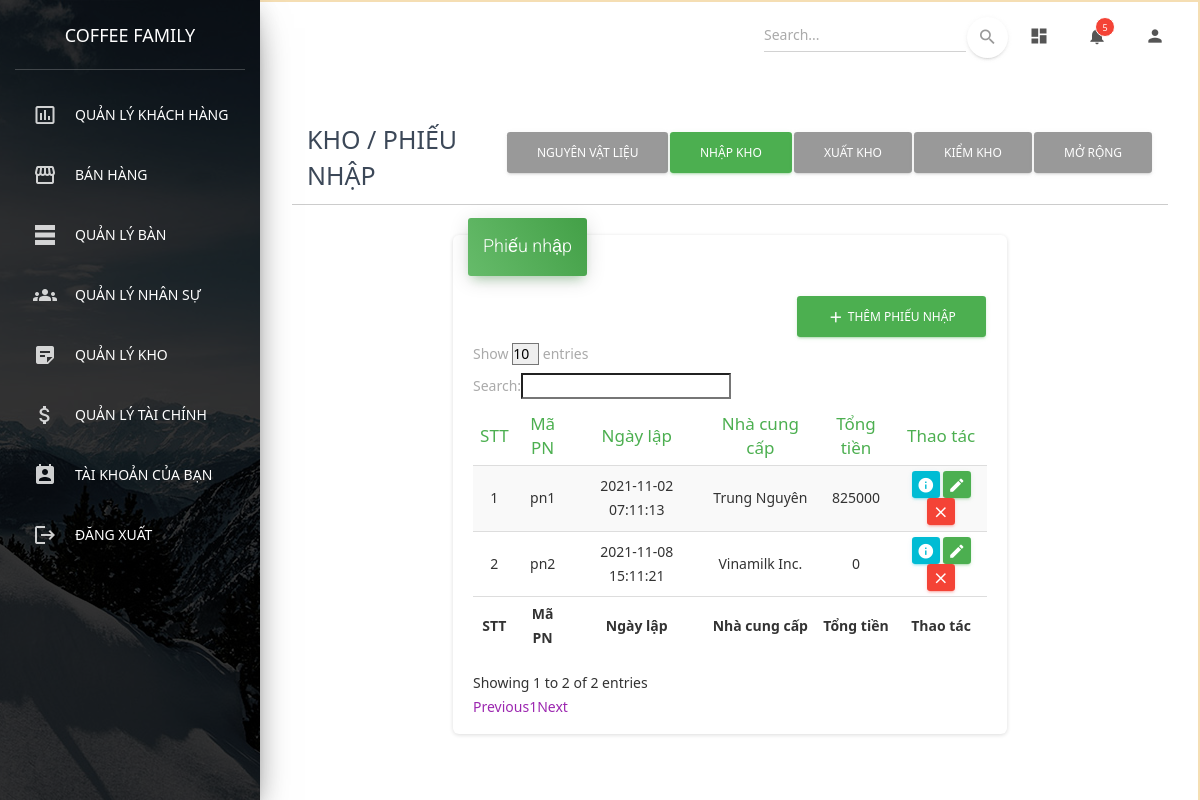
The app's page /admin/index.php?page=werehouse&receipt (signed in) with its own data.
### tables this page shows
CREATE TABLE `phieunhap` (
  `MaPN` varchar(10) NOT NULL,
  `MaNVNhap` varchar(10) NOT NULL,
  `MaNCC` varchar(10) NOT NULL,
  `NgayLap` datetime NOT NULL,
  `TongTien` int(11) NOT NULL,
  `TenNguoiGiao` varchar(100) NOT NULL,
  `TienThanhToan` int(11) NOT NULL,
  `TienNo` int(11) NOT NULL,
  `GhiChu` varchar(200) NOT NULL
);

CREATE TABLE `nhacungcap` (
  `MaNCC` varchar(10) NOT NULL,
  `TenNCC` varchar(50) NOT NULL,
  `SDT` varchar(11) NOT NULL
);

### models/M_PhieuNhap.php (called while the page is built, shortened)
<?php
include 'E_PhieuNhap.php';
class Model_PhieuNhap
{
    public function get_AllPhieuNhap()
    {
        include '../configs/config.php';
        $sql = 'SELECT * FROM phieunhap';
        $result = $conn->query($sql);
        $PhieuNhapList = array();
        if ($result->num_rows > 0) {
            while ($row = $result->fetch_assoc()) {
                $PhieuNhap = new PhieuNhap($row);
                array_push($PhieuNhapList, $PhieuNhap);
            }
            return $PhieuNhapList;
        }
    }
}
?>

### models/E_PhieuNhap.php (called while the page is built, shortened)
<?php
class PhieuNhap
{
    private $MaPN;
    private $MaNCC;
    private $NgayLap;
    private $TongTien;
    public function __construct($row)
    {
        $this->MaPN = $row['MaPN'];
        $this->MaNCC = $row['MaNCC'];
        $this->NgayLap = $row['NgayLap'];
        $this->TongTien = $row['TongTien'];
    }
    function get_MaPN()
    {
        return $this->MaPN;
    }
    function get_MaNCC()
    {
        return $this->MaNCC;
    }
    function get_NgayLap()
    {
        return $this->NgayLap;
    }
    function get_TongTien()
    {
        return $this->TongTien;
    }
}

### models/M_NhaCungCap.php (called while the page is built, shortened)
<?php
include 'E_NhaCungCap.php';
class Model_NhaCungCap
{
    public function get_AllNhaCungCap()
    {
        include '../configs/config.php';
        $sql = 'SELECT * FROM nhacungcap';
        $result = $conn->query($sql);
        $NhaCungCapList = array();
        if ($result->num_rows > 0) {
            while ($row = $result->fetch_assoc()) {
                $NhaCungCap = new NhaCungCap($row);
                array_push($NhaCungCapList, $NhaCungCap);
            }
            return $NhaCungCapList;
        }
    }
}

### models/E_NhaCungCap.php (called while the page is built, shortened)
<?php
class NhaCungCap
{
    private $MaNCC;
    private $TenNCC;
    public function __construct($row)
    {
        $this->MaNCC = $row['MaNCC'];
        $this->TenNCC = $row['TenNCC'];
    }
    function get_MaNCC()
    {
        return $this->MaNCC;
    }
    function get_TenNCC()
    {
        return $this->TenNCC;
    }
}

### admin/warehouse/receipt.php (the view, shortened to what this page needs)
<?php
include '../models/M_NhanVien.php';
include '../models/M_NhaCungCap.php';
$ModelNhaCungCap = new Model_NhaCungCap();
$NhaCungCapList = $ModelNhaCungCap->get_AllNhaCungCap();
function getTenNCC($NhaCungCapList, $maNCC)
{
    for ($i = 0; $i < count($NhaCungCapList); $i++) {
        if ($NhaCungCapList[$i]->get_MaNCC() == $maNCC) {
            return $NhaCungCapList[$i]->get_TenNCC();
        }
    }
}
?>
<div class="container">
    <div class="flex-sp-bet below-menu-icon col-sm-12 col-md-12 col-lg-12 col-xl-12">
        <h3 class="d-none d-sm-none d-md-none d-lg-block d-xl-block"><strong>KHO / PHIẾU NHẬP</strong></h3>
        <div class="buttons-group">
            <div class="btn btn-material">Nguyên vật liệu</div>
            <div class="btn btn-success">Nhập kho</div>
            <div class="btn btn-export">Xuất kho</div>
            <div class="btn btn-report">Kiểm kho</div>
            <div class="btn btn-expand">Mở rộng</div>
        </div>
    </div>
    <div class="line-break"></div>
    <div class="sections-container">
        <div class="col-lg-8 col-xl-8 col-md-8 col-sm-12">
            <div class="card">
                <div class="card-header card-header-text card-header-success">
                    <div class="card-text">
                        <h4 class="card-title">Phiếu nhập</h4>
                    </div>
                </div>
                <div class="card-body content-in-card">
                    <button class="btn btn-success btn-add" data-toggle="modal" data-target="#myModal">
                        <i class="material-icons">add</i>
                        Thêm phiếu nhập
                    </button>
                    <div class="table-responsive">
                        <table id="datatablesUnit" class="datatables table table-striped table-no-bordered table-hover dataTable dtr-inline" cellspacing="0" role="grid" aria-describedby="datatables_info">
                            <thead>
                                <tr role="row">
                                    <th class='text-center text-success'>STT</th>
                                    <th class='text-center text-success'>Mã PN</th>
                                    <th class='text-center text-success'>Ngày lập</th>
                                    <th class='text-center text-success'>Nhà cung cấp</th>
                                    <th class='text-center text-success'>Tổng tiền</th>
                                    <th class='text-center text-success'>Thao tác</th>
                                </tr>
                            </thead>
                            <tfoot>
                                <tr>
                                    <th class='text-center'>STT</th>
                                    <th class='text-center'>Mã PN</th>
                                    <th class='text-center'>Ngày lập</th>
                                    <th class='text-center'>Nhà cung cấp</th>
                                    <th class='text-center'>Tổng tiền</th>
                                    <th class='text-center'>Thao tác</th>
                                </tr>
                            </tfoot>
                            <tbody>
                               <?php
                               if ($PhieuNhapList)
                               {
                                    if (count($PhieuNhapList) > 0) {
                                        for ($i = 0; $i < count($PhieuNhapList); $i++)
                                        {
                                            echo "<tr role='row' class='odd'>";
                                            echo "<td tabindex='0' class='text-center sorting_1'>" . ($i + 1) . "</td>";
                                            echo "<td class='text-center pn-id'>" . $PhieuNhapList[$i]->get_MaPN() . "</td>";
                                            echo "<td class='text-center'>" . $PhieuNhapList[$i]->get_NgayLap() . "</td>";
                                            echo "<td class='text-center supplier'>" . getTenNCC($NhaCungCapList, $PhieuNhapList[$i]->get_MaNCC()) . "</td>";
                                            echo "<td class='text-center total-amount'>" . $PhieuNhapList[$i]->get_TongTien() . "</td>";
                                            echo '<td class="td-actions text-center">
                                                    <button type="button" rel="tooltip" class="btn btn-info btn-view-detail" data-target="#myModal" data-toggle="modal">
                                                        <i class="material-icons">info</i>
                                                    </button>
                                                    <button type="button" rel="tooltip" class="btn btn-success btn-edit" data-target="#myModal" data-toggle="modal">
                                                        <i class="material-icons">edit</i>
                                                    </button>
                                                    <button type="button" rel="tooltip" class="btn btn-danger" data-toggle="tooltip" data-placement="top" title="Xóa">
                                                        <i class="material-icons">close</i>
                                                    </button>
                                                </td>';
                                            echo "</tr>";
                                        }
                                    }
                                    else
                                    {
                                        echo "Dữ liệu trống!";
                                    }
                                }
                               ?>
                            </tbody>
                        </table>
                    </div>
                </div>
            </div>
        </div>
    </div>
</div>

### admin/index.php (style rules this page uses)
* { font-family: 'Segoe UI', Tahoma, Geneva, Verdana, sans-serif; }
body { border: 2px solid wheat; background-color: white; overflow: hidden; -ms-overflow-style: none; scrollbar-width: none; }

### admin/warehouse/receipt.php (style rules this page uses)
.flex-sp-bet { align-items: center; justify-content: space-between; }
.fields-group, .buttons-group, .flex-sp-bet { display: flex; }
.line-break { width: 100%; height: 1px; background-color: #ccc; }
.content-in-card, .sections-container, .detail-information { display: flex; flex-wrap: wrap; }
.content-in-card { align-items: center; justify-content: flex-end; }
.sections-container { width: 100%; height: auto; align-items: center; justify-content: center; }

### records on screen
phieunhap: MaPN "pn1", NgayLap "2021-11-02 07:11:13", MaNCC.TenNCC "Trung Nguyên", TongTien "825000"
phieunhap: MaPN "pn2", NgayLap "2021-11-08 15:11:21", MaNCC.TenNCC "Vinamilk Inc.", TongTien "0"
